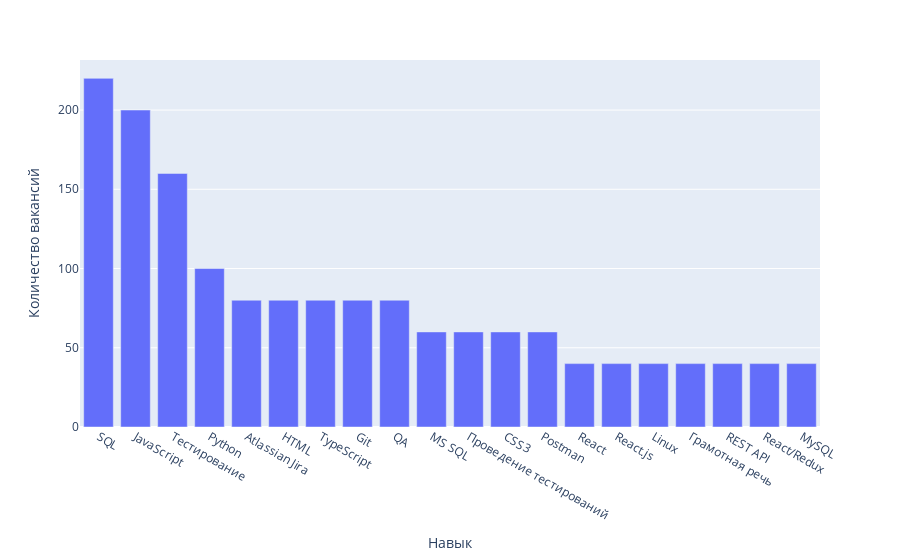

The notebook cell saved with this chart:
### Code cell
#
fig = px.bar(skills_table_count.head(20),labels = {'key_skills':'Навык', 'value':'Количество вакансий'})
fig.update_layout(showlegend=False)
fig.show()

### Figure 1 — Plotly figure (JSON) as saved in the notebook; plotly's stock layout.template omitted (floating-point values rounded to 4 significant figures)
{"data": [{"alignmentgroup": "True", "hovertemplate": "variable=count<br>Навык=%{x}<br>Количество вакансий=%{y}<extra></extra>", "legendgroup": "count", "marker": {"color": "#636efa", "pattern": {"shape": ""}}, "name": "count", "offsetgroup": "count", "orientation": "v", "showlegend": true, "textposition": "auto", "type": "bar", "x": ["SQL", "JavaScript", "Тестирование", "Python", "Atlassian Jira", "HTML", "TypeScript", "Git", "QA", "MS SQL", "Проведение тестирований", "CSS3", "Postman", "React", "React.js", "Linux", "Грамотная речь", "REST API", "React/Redux", "MySQL"], "xaxis": "x", "y": [220, 200, 160, 100, 80, 80, 80, 80, 80, 60, 60, 60, 60, 40, 40, 40, 40, 40, 40, 40], "yaxis": "y"}], "layout": {"barmode": "relative", "legend": {"title": {"text": "variable"}, "tracegroupgap": 0}, "margin": {"t": 60}, "showlegend": false, "xaxis": {"anchor": "y", "domain": [0, 1], "title": {"text": "Навык"}}, "yaxis": {"anchor": "x", "domain": [0, 1], "title": {"text": "Количество вакансий"}}}}
